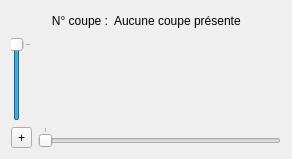
      <widget class="QWidget" name="_tabBillon">
       <attribute name="title">
        <string>Billon</string>
       </attribute>
       <layout class="QVBoxLayout" name="verticalLayout_15">
        <item>
         <layout class="QHBoxLayout" name="horizontalLayout_3">
          <item>
           <spacer name="horizontalSpacer">
            <property name="orientation">
             <enum>Qt::Horizontal</enum>
            </property>
            <property name="sizeHint" stdset="0">
             <size>
              <width>40</width>
              <height>20</height>
             </size>
            </property>
           </spacer>
          </item>
          <item>
           <widget class="QLabel" name="label">
            <property name="text">
             <string>N° coupe :</string>
            </property>
            <property name="alignment">
             <set>Qt::AlignRight|Qt::AlignTrailing|Qt::AlignVCenter</set>
            </property>
           </widget>
          </item>
          <item>
           <widget class="QLabel" name="_labelSliceNumber">
            <property name="text">
             <string>Aucune coupe présente</string>
            </property>
            <property name="alignment">
             <set>Qt::AlignLeading|Qt::AlignLeft|Qt::AlignVCenter</set>
            </property>
           </widget>
          </item>
          <item>
           <spacer name="horizontalSpacer_2">
            <property name="orientation">
             <enum>Qt::Horizontal</enum>
            </property>
            <property name="sizeHint" stdset="0">
             <size>
              <width>40</width>
              <height>20</height>
             </size>
            </property>
           </spacer>
          </item>
         </layout>
        </item>
        <item>
         <layout class="QGridLayout" name="_gridBillonSliceView">
          <item row="1" column="1">
           <widget class="QSlider" name="_sliderSelectSlice">
            <property name="maximum">
             <number>0</number>
            </property>
            <property name="orientation">
             <enum>Qt::Horizontal</enum>
            </property>
            <property name="tickPosition">
             <enum>QSlider::TicksAbove</enum>
            </property>
           </widget>
          </item>
          <item row="1" column="0">
           <widget class="QToolButton" name="_buttonZoomInitial">
            <property name="text">
             <string>+</string>
            </property>
            <property name="toolButtonStyle">
             <enum>Qt::ToolButtonTextOnly</enum>
            </property>
           </widget>
          </item>
          <item row="0" column="0">
           <widget class="QSlider" name="_sliderSelectYSlice">
            <property name="maximum">
             <number>0</number>
            </property>
            <property name="orientation">
             <enum>Qt::Vertical</enum>
            </property>
            <property name="tickPosition">
             <enum>QSlider::TicksBelow</enum>
            </property>
           </widget>
          </item>
         </layout>
        </item>
       </layout>
      </widget>
